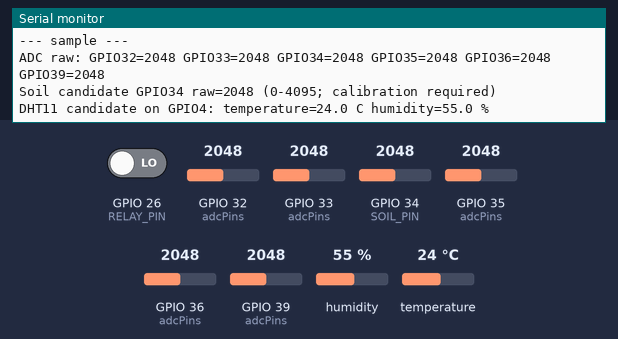
A sketch run on a simulated ESP32. Parts: the last lines printed to the serial monitor. The inputs (shaded band) are chosen by the test bench; at power-on: humidity 55 %, GPIO 32 (adcPins) = 2048, GPIO 33 (adcPins) = 2048, GPIO 34 (SOIL_PIN) = 2048, GPIO 35 (adcPins) = 2048, GPIO 36 (adcPins) = 2048, GPIO 26 (RELAY_PIN) LOW, GPIO 39 (adcPins) = 2048, temperature 24 °C (analog values on the 0–4095 scale). A WiFi scan finds three made-up networks.

Above: at 4.9 s.
5.0 s: humidity set to 22 %
At 7.4 s:
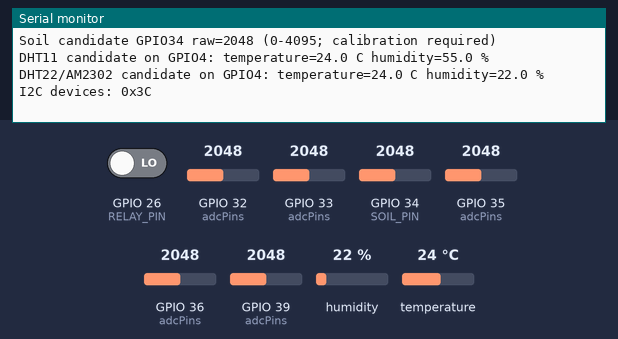
11.9 s: GPIO 32 (adcPins) set to 2866
At 13.6 s:
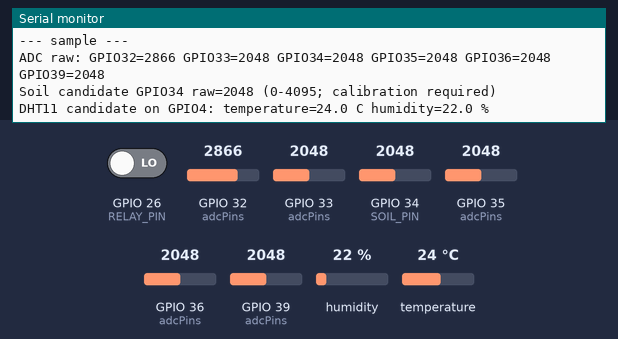
14.5 s: GPIO 33 (adcPins) set to 2866
At 15.4 s:
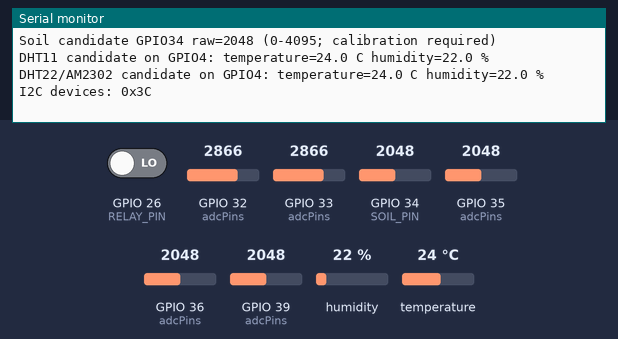
17.1 s: GPIO 34 (SOIL_PIN) set to 2866
At 17.6 s:
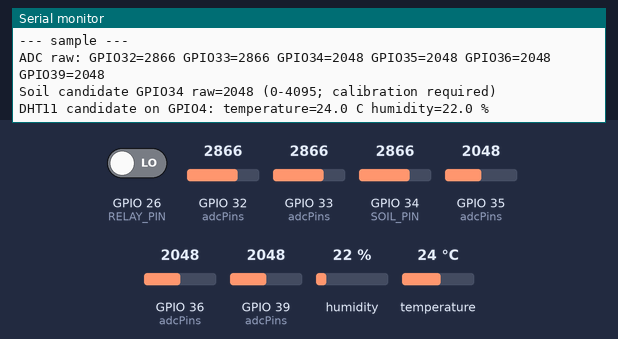
19.7 s: GPIO 35 (adcPins) set to 2866
At 22.1 s:
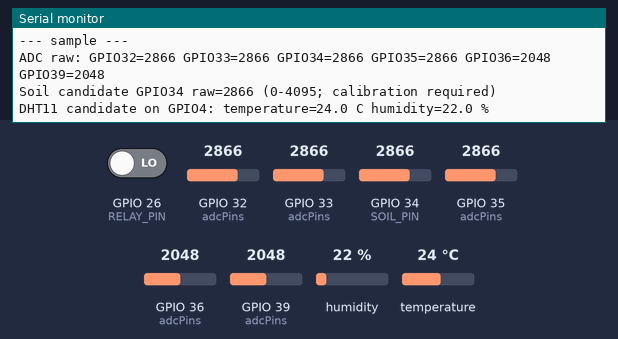
22.3 s: GPIO 36 (adcPins) set to 2866
At 24.7 s:
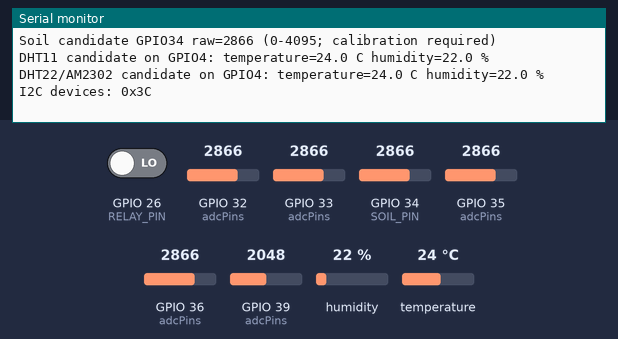

Measured:
- after the input at 5.0 s, the serial monitor: prints a new line after 0.97 s (image 1)
- after the input at 11.9 s, the serial monitor: prints a new line after 0.73 s (image 2)
- after the input at 19.7 s, the serial monitor: prints a new line after 1.8 s (image 5)

The sketch:

esp32_diagnostic.ino
```cpp
#include <Arduino.h>
#include <Wire.h>
#include <DHT.h>
#include <WiFi.h>

constexpr uint8_t DHT_PIN = 4;
constexpr uint8_t SOIL_PIN = 34;
constexpr uint8_t I2C_SDA_PIN = 21;
constexpr uint8_t I2C_SCL_PIN = 22;
constexpr uint8_t RELAY_PIN = 26;

DHT dht11(DHT_PIN, DHT11);
DHT dht22(DHT_PIN, DHT22);

void scanI2c() {
  uint8_t found = 0;
  Serial.print("I2C devices:");
  for (uint8_t address = 1; address < 127; ++address) {
    Wire.beginTransmission(address);
    if (Wire.endTransmission() == 0) {
      Serial.printf(" 0x%02X", address);
      ++found;
    }
  }
  if (found == 0) Serial.print(" none");
  Serial.println();
}

void scanWifi() {
  WiFi.mode(WIFI_STA);
  delay(200);
  const int count = WiFi.scanNetworks(false, true);
  Serial.printf("Wi-Fi scan: %d network(s) found", count);
  if (count > 0) {
    Serial.print("; strongest RSSI values:");
    const int shown = min(count, 5);
    for (int i = 0; i < shown; ++i) Serial.printf(" %d dBm", WiFi.RSSI(i));
  }
  Serial.println();
  WiFi.scanDelete();
}

void printAnalogInputs() {
  const uint8_t adcPins[] = {32, 33, 34, 35, 36, 39};
  Serial.print("ADC raw:");
  for (uint8_t pin : adcPins) {
    Serial.printf(" GPIO%u=%d", pin, analogRead(pin));
  }
  Serial.println();
  Serial.printf("Soil candidate GPIO%u raw=%d (0-4095; calibration required)\n",
                SOIL_PIN, analogRead(SOIL_PIN));
}

void printDhtCandidate(const char *label, DHT &sensor) {
  const float humidity = sensor.readHumidity(true);
  const float temperature = sensor.readTemperature(false, false);
  if (isnan(humidity) || isnan(temperature)) {
    Serial.printf("%s candidate on GPIO%u: no valid response\n", label, DHT_PIN);
  } else {
    Serial.printf("%s candidate on GPIO%u: temperature=%.1f C humidity=%.1f %%\n",
                  label, DHT_PIN, temperature, humidity);
  }
}

void setup() {
  Serial.begin(115200);
  delay(1500);
  Serial.println();
  Serial.println("=== ESP32 SMART AGRICULTURE DIAGNOSTIC ===");
  Serial.printf("Chip: %s, cores=%u, flash=%u bytes\n",
                ESP.getChipModel(), ESP.getChipCores(), ESP.getFlashChipSize());
  Serial.printf("Assumptions: DHT GPIO%u, soil ADC GPIO%u, I2C SDA/SCL GPIO%u/%u\n",
                DHT_PIN, SOIL_PIN, I2C_SDA_PIN, I2C_SCL_PIN);

  analogReadResolution(12);
  analogSetPinAttenuation(SOIL_PIN, ADC_11db);
  pinMode(RELAY_PIN, INPUT);
  Wire.begin(I2C_SDA_PIN, I2C_SCL_PIN);
  dht11.begin();
  dht22.begin();
  scanI2c();
  scanWifi();
  Serial.printf("Relay GPIO%u passive logic level=%s (not driven)\n",
                RELAY_PIN, digitalRead(RELAY_PIN) ? "HIGH" : "LOW");
}

void loop() {
  Serial.println("--- sample ---");
  printAnalogInputs();
  printDhtCandidate("DHT11", dht11);
  delay(2200);
  printDhtCandidate("DHT22/AM2302", dht22);
  scanI2c();
  Serial.println();
  delay(2200);
}
```
